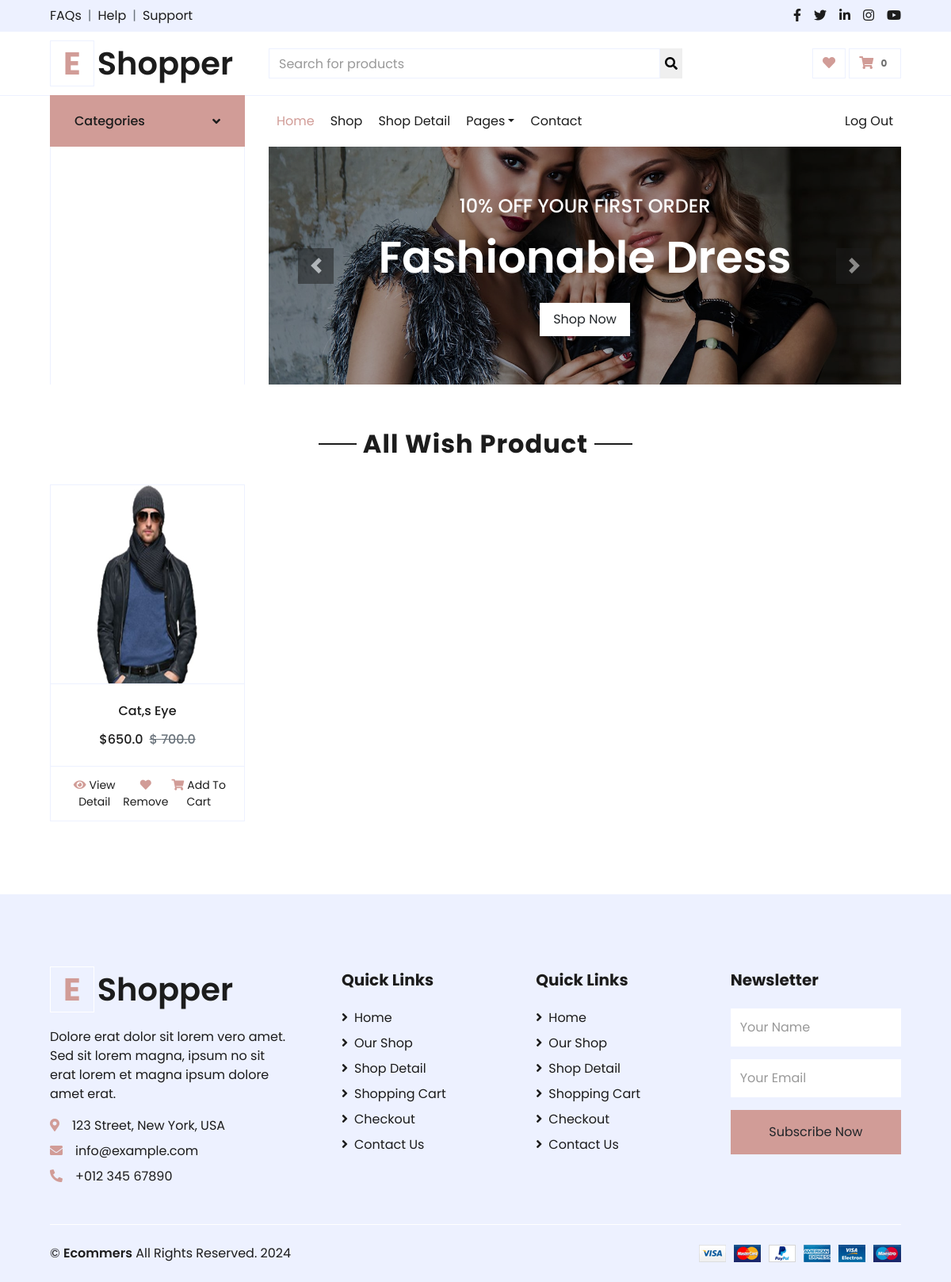
/wish_details (signed in), run on the app's committed database.
### website/models.py (models this page shows)
class wishlist(models.Model):
    product_id = models.ForeignKey(product,on_delete=models.SET_NULL,blank=True,null=True)
    customer_id = models.ForeignKey(user_register, on_delete=models.SET_NULL,blank=True,null=True)
    wish_date = models.DateField(auto_now=True)

### adminpanel/models.py (models this page shows)
class product(models.Model):
    peoduct_name = models.CharField(max_length=100)
    product_old_price = models.FloatField()
    product_new_price = models.FloatField()
    product_category = models.ForeignKey(category,on_delete=models.CASCADE,default=1,related_name='cat')

class product_img(models.Model):
    product_image_all = models.ImageField(upload_to='product/',blank=True,null=True)
    product_table = models.ForeignKey(product,on_delete=models.CASCADE, related_name='prod')

### website/views.py (the view)
# urls.py: path('wish_details',views.wish_details, name='wish_details'),
def wish_details(request):
    if request.session.has_key('customar_login'):
        wish_list = wishlist.objects.filter(customer_id_id = request.session['customar_login'])
        return render(request,'website/wish.html',{'wish_list':wish_list})
    else:
        return redirect('customar_login')

### templates/website/wish.html (shortened to what this page needs)
{% extends 'website/base.html' %}
{% load static %}
{% block content %}
<div id="header-carousel" class="carousel slide" data-ride="carousel">
    <div class="carousel-inner">
        <div class="carousel-item active" style="height: 300px;">
            <img class="img-fluid" src="{% static 'website/img/carousel-1.jpg' %}" alt="Image">
            <div class="carousel-caption d-flex flex-column align-items-center justify-content-center">
                <div class="p-3" style="max-width: 700px;">
                    <h4 class="text-light text-uppercase font-weight-medium mb-3">10% Off Your First Order</h4>
                    <h3 class="display-4 text-white font-weight-semi-bold mb-4">Fashionable Dress</h3>
                    <a href="" class="btn btn-light py-2 px-3">Shop Now</a>
                </div>
            </div>
        </div>
    </div>
    <a class="carousel-control-prev" href="#header-carousel" data-slide="prev">
        <div class="btn btn-dark" style="width: 45px; height: 45px;">
            <span class="carousel-control-prev-icon mb-n2"></span>
        </div>
    </a>
    <a class="carousel-control-next" href="#header-carousel" data-slide="next">
        <div class="btn btn-dark" style="width: 45px; height: 45px;">
            <span class="carousel-control-next-icon mb-n2"></span>
        </div>
    </a>
</div>
</div>
</div>
</div>
    <div class="container-fluid pt-2">
        <div class="text-center mb-4">
            <h2 class="section-title px-5"><span class="px-2">All Wish Product</span></h2>
        </div>
        <div class="row px-xl-5 pb-3">
            {% for i in wish_list  %}
            <div class="col-lg-3 col-md-6 col-sm-12 pb-1">
                <div class="card product-item border-0 mb-4">
                    <div class="card-header product-img position-relative overflow-hidden bg-transparent border p-0">
                        <img class="img-fluid w-100" src="/media/{{ i.product_id.prod.first.product_image_all }} " alt="" style="height:250px; width:400px;">
                    </div>
                    <div class="card-body border-left border-right text-center p-0 pt-4 pb-3">
                        <h6 class="text-truncate mb-3">{{ i.product_id.peoduct_name }}</h6>
                        <div class="d-flex justify-content-center">
                            <h6>${{ i.product_id.product_new_price}}</h6>
                            <h6 class="text-muted ml-2"><del>$ {{ i.product_id.product_old_price }}</del></h6>
                        </div>
                    </div>
                    <div class="card-footer d-flex justify-content-between bg-light border">
                        <a href="{% url 'shop_detail' i.product_id.id %}" class="btn btn-sm text-dark p-0">
                            <i class="fas fa-eye text-primary mr-1"></i>View Detail</a>
                            <a href="{% url 'wish_remove' i.id %}" class="btn btn-sm text-dark p-0">
                                <i class="fas fa-heart text-primary"></i> Remove</a>
                        <a href="" class="btn btn-sm text-dark p-0"><i class="fas fa-shopping-cart text-primary mr-1"></i>Add To Cart</a>
                    </div>
                </div>
            </div>
            {% endfor %}
        </div>
    </div>
{% endblock content %}

### data on the page
wishlist: product_id.prod.first.product_image_all (picture), product_id.peoduct_name "Cat,s Eye", product_id.product_new_price "650.0", product_id.product_old_price "700.0"

### other printed values
{{ request.session.cart.keys | length }} "0"
